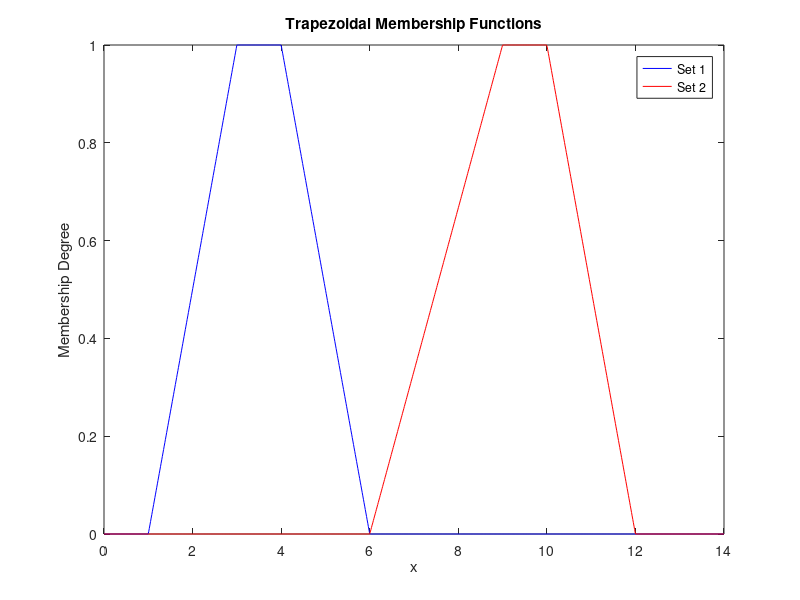

Here is the MATLAB script that generated this plot:
% Define the trapezoidal membership function parameters for the first set 
a1 = 1; % Left edge 
b1 = 3; % Left peak 
c1 = 4;% Right peak 
d1 = 6;% Right edge


% Define the trapezoidal membership function parameters for the second set 
a2 = 6;% Left edge 
b2 = 9;% Left peak 
c2 = 10;% Right peak 
d2 = 12;% Right edge 
% Define the universe of discourse (range of x values)
x_values = linspace(0, 14, 1000);% Adjust the range and resolution as needed 
% Define the trapezoidal membership functions for the first and second sets 
membership_function_1 = @(x) max(0, min((x - a1) / (b1 - a1), min(1, (d1 - x) / (d1 - c1)))); 
membership_function_2 = @(x) max(0, min((x - a2) / (b2 - a2), min(1, (d2 - x) / (d2 - c2)))); 
% Plot the membership functions 
plot(x_values, membership_function_1(x_values), 'b', x_values, membership_function_2(x_values), 'r'); 
title('Trapezoidal Membership Functions'); 
xlabel('x'); 
ylabel('Membership Degree'); 
legend ('Set 1', 'Set 2'); 
% Determine the largest fuzzy subset 
max_membership_1 = max(membership_function_1(x_values)); 
max_membership_2 = max(membership_function_2(x_values)); 
if max_membership_1 > max_membership_2 
    largest_membership_function = membership_function_1; 
else
    largest_membership_function = membership_function_2;
end


% Calculate the crisp value using the Center of Area (COA) method 
numerator = 0; 
denominator = 0; 
for x = x_values 
    membership = largest_membership_function(x); 
    numerator = numerator + x * membership; 
    denominator = denominator + membership; 
end
coa_value = numerator / denominator; 
% Display the crisp value obtained by COA method 
fprintf('Crisp value using COA method: %.2f\n', coa_value);
